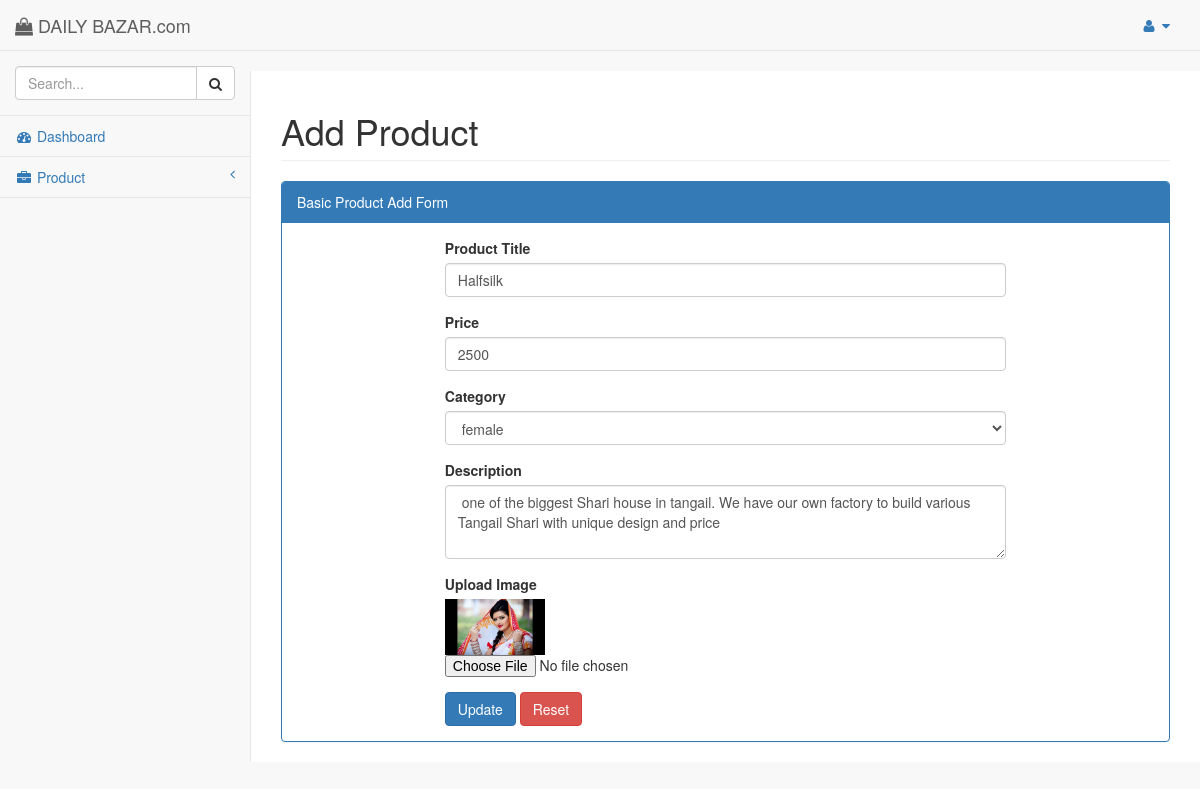
The app's page /view/admin/product/edit.php?id=026f6cf4bce723db37d60e586da052e9 with its own data.
### tables this page shows
CREATE TABLE `product` (
  `id` int(11) NOT NULL,
  `name` varchar(255) NOT NULL,
  `price` varchar(255) NOT NULL,
  `gender` varchar(255) NOT NULL,
  `detail` varchar(255) NOT NULL,
  `image` varchar(255) NOT NULL,
  `unique_id` varchar(255) NOT NULL
);

### src/connection.php (called while the page is built, shortened)
<?php
class Connection{
    private $user = 'root';
    private $pass = '';
    public function __construct(){
        try{
            $this->con = new PDO('mysql:host=localhost;dbname=bazar',$this->user,$this->pass);
        }
        catch (PDOException $e){
            print "ERROR!:" . $e->getMessage() . "<br>";
            die();
        }
    }
}
?>

### src/admin/bazar/bazar.php (called while the page is built, shortened)
<?php
class Bazar extends Connection{
    public function view($id){
        try {
            $query = ("SELECT * FROM `product` WHERE unique_id = :id");
            $stmt = $this->con->prepare($query);
            $stmt->bindValue(':id', $id, PDO::PARAM_INT);
            $stmt->execute();
            if($stmt){
                return $stmt->fetch(PDO::FETCH_ASSOC);
            }else{
                header('location: index.php');
            }
            return $stmt->fetch(PDO::FETCH_ASSOC);
        }
        catch (PDOException $e){
            print "Error!: " . $e->getMessage() . "<br>";
            die();
        }
    }
}

### view/admin/product/edit.php (the view, shortened to what this page needs)
<?php
include_once '../include/header.php';
$bazar = new App\admin\bazar\Bazar;
$product = $bazar->view($_GET['id']);
?>>
    <div id="page-wrapper" style="min-height: 349px;">
        <div class="row">
            <div class="col-lg-12">
                <h1 class="page-header">Add Product</h1>
            </div>
        </div>
        <div class="row">
            <div class="col-lg-12">
                <div class="panel panel-primary">
                    <div class="panel-heading">
                        Basic Product Add Form
                    </div>
                    <div class="panel-body">
                        <div class="row">
                            <div class="col-lg-8 col-md-offset-2">
                                <form action="view/admin/product/update.php" method="POST" enctype="multipart/form-data">
                                    <div class="form-group">
                                        <label>Product Title</label>
                                        <input type="text" value="<?php echo $product['name']; ?>" name="name" class="form-control">
                                    </div>
                                    <div class="form-group">
                                        <label>Price</label>
                                        <input type="text" name="price" value="<?php echo $product['price']; ?>" class="form-control">
                                    </div>
                                    <div class="form-group">
                                        <label>Category</label>
                                        <select name="gender" class="form-control">
                                            <option <?php echo($product['gender']=='female')?'selected':'';?> value="female">female</option>
                                        </select>
                                    </div>
                                    <div class="form-group">
                                        <label>Description</label>
                                        <textarea class="form-control" name="detail" rows="3"><?php echo $product['detail']; ?></textarea>
                                    </div>
                                    <div class="form-group">
                                        <label>Upload Image</label><br>
                                        <img src="assets/admin/uploads/<?php echo $product['image'] ?>" alt="" width="100"><br>
                                        <input type="file" name="image"/>
                                    </div>
                                    <button type="submit" name="submit" class="btn btn-primary">Update</button>
                                    <button type="reset" name="reset" class="btn btn-danger">Reset</button>
                                </form>
                            </div>
                        </div>
                    </div>
                </div>
            </div>
        </div>
    </div>
    <?php
include_once '../include/footer.php';
?>

### records on screen
product: name "Halfsilk", price "2500", gender "female", detail "one of the biggest Shari house in tangail. We have our own factory to build various Tangail Shari with unique design and price", image (picture)
